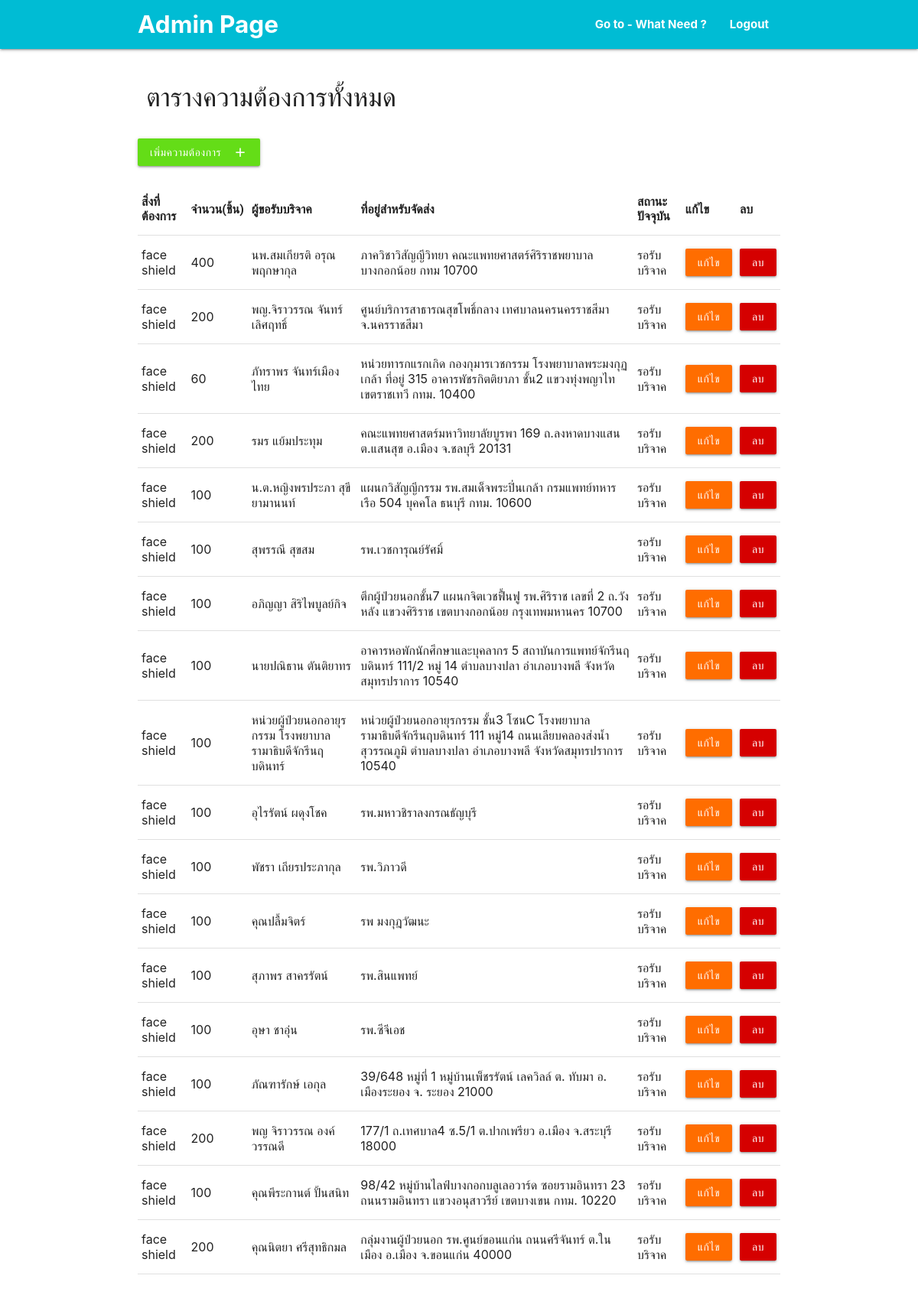
/admin/admin_page.php?alert=1, run on the app's committed database.
### tables this page shows
CREATE TABLE `save_med` (
  `id` int(10) NOT NULL,
  `need` text NOT NULL,
  `piece` int(11) NOT NULL,
  `place` text NOT NULL,
  `applicant` text NOT NULL,
  `contact` text NOT NULL,
  `status` text NOT NULL
);

### admin/admin_page.php (the view, shortened to what this page needs)
<?php
    require './../server/server.php';
    $sql = "SELECT `id`, `need`, `piece`, `place`,`applicant`, `status` FROM save_med ";
    $result = mysqli_query($connect,$sql);
?>
<!DOCTYPE html>
<html lang="en">
<head>
    <link rel="stylesheet" href="../css/font.css">
    <link href="../css/materialize.css" type="text/css" rel="stylesheet" media="screen,projection" />
    <link href="../css/style.css" type="text/css" rel="stylesheet" media="screen,projection" />
</head>
<body>
    <nav class="cyan" role="navigation">
        <div class="nav-wrapper container">
            <a id="logo-container" href="admin_page.php" class="brand-logo white-text"><b>Admin Page</b></a>
            <ul class="right hide-on-med-and-down">
                <li><a href="../need.php" target="_blank" class="white-text"><b>Go to - What Need ?</b></a></li>
                <li><a href="../index.php" class="white-text"><b>Logout</b></a></li>
            </ul>
        </div>
    </nav>
    <div class="container">
        <br>
        <div class="row">
            <div class="col 6">
                <h4>ตารางความต้องการทั้งหมด</h4>
            </div>
        </div>
        <a href="form_add_need.php">
            <button type="submit" class="btn waves-effect waves-light light-green accent-4">เพิ่มความต้องการ
                <i class="material-icons right">add</i>
            </button>
        </a><br><br>
        <table class="responsive-table">
            <thead>
                <tr>
                    <th style="font-family: 'Itim', cursive;">สิ่งที่ต้องการ</th>
                    <th style="font-family: 'Itim', cursive;">จำนวน(ชิ้น)</th>
                    <th style="font-family: 'Itim', cursive;">ผู้ขอรับบริจาค</th>
                    <th style="font-family: 'Itim', cursive;">ที่อยู่สำหรับจัดส่ง</th>
                    <th style="font-family: 'Itim', cursive;">สถานะปัจจุบัน</th>
                    <th style="font-family: 'Itim', cursive;">แก้ไข</th>
                    <th style="font-family: 'Itim', cursive;">ลบ</th>
                </tr>
            </thead>
            <tbody>
                <?php while ($row = mysqli_fetch_array($result)) {  ?>
                    <tr>
                        <td><?php echo $row['need'] ?></td>
                        <td><?php echo $row['piece'] ?></td>
                        <td><?php echo $row['applicant'] ?></td>
                        <td><?php echo $row['place'] ?></td>
                        <td><?php echo $row['status'] ?></td>
                        <td>
                            <a href="form_edit_need.php?333=<?php echo $row['id'] ?>">
                                <button type="submit" class="btn waves-effect waves-light orange accent-4">แก้ไข
                                </button>
                            </a>
                        </td>
                        <td>
                            <a href="delete_need.php?333=<?php echo $row['id'] ?>">
                                <button type="submit" class="btn waves-effect waves-light red accent-4 "onclick="return confirm('คุณต้องการลบรายการนี้ ใช่หรือไม่ ?')">ลบ
                                </button>
                            </a>
                        </td>
                    </tr>
                <?php } ?>
            </tbody>
        </table>
        <br><br><br>
    </div>
</body>
</html>

### css/style.css (style rules this page uses)
nav ul a, nav .brand-logo { color: #444; }

### data on the page
save_med: need "face shield", piece "400", applicant "นพ.สมเกียรติ อรุณพฤกษากุล", place "ภาควิชาวิสัญญีวิทยา คณะแพทยศาสตร์ศิริราชพยาบาล บางกอกน้อย กทม 10700", status "รอรับบริจาค"
save_med: need "face shield", piece "200", applicant "พญ.จิราวรรณ จันทร์เลิศฤทธิ์", place "ศูนย์บริการสาธารณสุขโพธิ์กลาง เทศบาลนครนครราชสีมา จ.นครราชสีมา", status "รอรับบริจาค"
save_med: need "face shield", piece "60", applicant "ภัทราพร จันทร์เมืองไทย", place "หน่วยทารกแรกเกิด กองกุมารเวชกรรม โรงพยาบาลพระมงกุฏเกล้า ที่อยู่ 315 อาคารพัชรกิตติยาภา ชั้น2 แขวงทุ่งพญาไท เขตราชเทวี กทม. 10400", status "รอรับบริจาค"
save_med: need "face shield", piece "200", applicant "รมร แย้มประทุม", place "คณะแพทยศาสตร์มหาวิทยาลัยบูรพา 169 ถ.ลงหาดบางแสน ต.แสนสุข อ.เมือง จ.ชลบุรี 20131", status "รอรับบริจาค"
save_med: need "face shield", piece "100", applicant "น.ต.หญิงพรประภา สุขียามานนท์", place "แผนกวิสัญญีกรรม รพ.สมเด็จพระปิ่นเกล้า กรมแพทย์ทหารเรือ 504 บุคคโล ธนบุรี กทม. 10600", status "รอรับบริจาค"
save_med: need "face shield", piece "100", applicant "สุพรรณี สุขสม", place "รพ.เวชการุณย์รัศมิ์", status "รอรับบริจาค"
save_med: need "face shield", piece "100", applicant "อภิญญา สิริไพบูลย์กิจ", place "ตึกผู้ป่วยนอกชั้น7 แผนกจิตเวชฟื้นฟู รพ.ศิริราช เลขที่ 2 ถ.วังหลัง แขวงศิริราช เขตบางกอกน้อย กรุงเทพมหานคร 10700", status "รอรับบริจาค"
save_med: need "face shield", piece "100", applicant "นายปณิธาน ตันติยาทร", place "อาคารหอพักนักศึกษาและบุคลากร 5 สถาบันการแพทย์จักรีนฤบดินทร์ 111/2 หมู่ 14 ตำบลบางปลา อำเภอบางพลี จังหวัดสมุทรปราการ 10540", status "รอรับบริจาค"
save_med: need "face shield", piece "100", applicant "หน่วยผู้ป่วยนอกอายุรกรรม โรงพยาบาลรามาธิบดีจักรีนฤบดินทร์", place "หน่วยผู้ป่วยนอกอายุรกรรม ชั้น3 โซนC โรงพยาบาลรามาธิบดีจักรีนฤบดินทร์ 111 หมู่14 ถนนเลียบคลองส่งน้ำสุวรรณภูมิ ตำบลบางปลา อำเภอบางพลี จังหวัดสมุทรปราการ 10540", status "รอรับบริจาค"
save_med: need "face shield", piece "100", applicant "อุไรรัตน์ ผดุงโชค", place "รพ.มหาวชิราลงกรณธัญบุรี", status "รอรับบริจาค"
save_med: need "face shield", piece "100", applicant "พัชรา เถียรประภากุล", place "รพ.วิภาวดี", status "รอรับบริจาค"
save_med: need "face shield", piece "100", applicant "คุณปลื้มจิตร์", place "รพ มงกุฎวัฒนะ", status "รอรับบริจาค"
save_med: need "face shield", piece "100", applicant "สุภาพร สาครรัตน์", place "รพ.สินแพทย์", status "รอรับบริจาค"
save_med: need "face shield", piece "100", applicant "อุษา ชาอุ่น", place "รพ.ซีจีเอช", status "รอรับบริจาค"
save_med: need "face shield", piece "100", applicant "ภัณฑารักษ์ เอกุล", place "39/648 หมู่ที่ 1 หมู่บ้านเพ็ชรรัตน์ เลควิลล์ ต. ทับมา อ. เมืองระยอง จ. ระยอง 21000", status "รอรับบริจาค"
save_med: need "face shield", piece "200", applicant "พญ จิราวรรณ องค์วรรณดี", place "177/1 ถ.เทศบาล4 ซ.5/1 ต.ปากเพรียว อ.เมือง จ.สระบุรี 18000", status "รอรับบริจาค"
save_med: need "face shield", piece "100", applicant "คุณพีระกานต์ ปั้นสนิท", place "98/42 หมู่บ้านไลฟ์บางกอกบลูเลอวาร์ด ซอยรามอินทรา 23 ถนนรามอินทรา แขวงอนุสาวรีย์ เขตบางเขน กทม. 10220", status "รอรับบริจาค"
save_med: need "face shield", piece "200", applicant "คุณนิตยา ศรีสุทธิกมล", place "กลุ่มงานผู้ป่วยนอก รพ.ศูนย์ขอนแก่น ถนนศรีจันทร์ ต.ในเมือง อ.เมือง จ.ขอนแก่น 40000", status "รอรับบริจาค"
